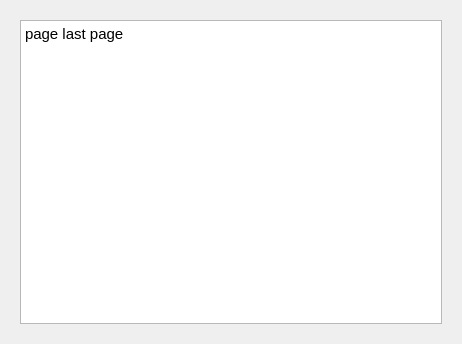
<?xml version="1.0" encoding="UTF-8"?>
<ui version="4.0">
 <class>HelpWindow</class>
 <widget class="QDialog" name="HelpWindow">
  <property name="geometry">
   <rect>
    <x>0</x>
    <y>0</y>
    <width>462</width>
    <height>344</height>
   </rect>
  </property>
  <property name="windowTitle">
   <string>Dialog</string>
  </property>
  <layout class="QHBoxLayout" name="horizontalLayout_3">
   <item>
    <widget class="QStackedWidget" name="stackedWidget">
     <property name="currentIndex">
      <number>2</number>
     </property>
     <widget class="QWidget" name="page">
      <layout class="QHBoxLayout" name="horizontalLayout">
       <item>
        <widget class="QTextBrowser" name="textBrowser">
         <property name="html">
          <string>&lt;!DOCTYPE HTML PUBLIC &quot;-//W3C//DTD HTML 4.0//EN&quot; &quot;http://www.w3.org/TR/REC-html40/strict.dtd&quot;&gt;
&lt;html&gt;&lt;head&gt;&lt;meta name=&quot;qrichtext&quot; content=&quot;1&quot; /&gt;&lt;style type=&quot;text/css&quot;&gt;
p, li { white-space: pre-wrap; }
&lt;/style&gt;&lt;/head&gt;&lt;body style=&quot; font-family:'Ubuntu'; font-size:11pt; font-weight:400; font-style:normal;&quot;&gt;
&lt;p style=&quot; margin-top:0px; margin-bottom:0px; margin-left:0px; margin-right:0px; -qt-block-indent:0; text-indent:0px;&quot;&gt;page 1&lt;/p&gt;
&lt;p style=&quot;-qt-paragraph-type:empty; margin-top:0px; margin-bottom:0px; margin-left:0px; margin-right:0px; -qt-block-indent:0; text-indent:0px;&quot;&gt;&lt;br /&gt;&lt;/p&gt;&lt;/body&gt;&lt;/html&gt;</string>
         </property>
        </widget>
       </item>
      </layout>
     </widget>
     <widget class="QWidget" name="page_3">
      <layout class="QHBoxLayout" name="horizontalLayout_2">
       <item>
        <widget class="QTextBrowser" name="textBrowser_2">
         <property name="html">
          <string>&lt;!DOCTYPE HTML PUBLIC &quot;-//W3C//DTD HTML 4.0//EN&quot; &quot;http://www.w3.org/TR/REC-html40/strict.dtd&quot;&gt;
&lt;html&gt;&lt;head&gt;&lt;meta name=&quot;qrichtext&quot; content=&quot;1&quot; /&gt;&lt;style type=&quot;text/css&quot;&gt;
p, li { white-space: pre-wrap; }
&lt;/style&gt;&lt;/head&gt;&lt;body style=&quot; font-family:'Ubuntu'; font-size:11pt; font-weight:400; font-style:normal;&quot;&gt;
&lt;p style=&quot; margin-top:0px; margin-bottom:0px; margin-left:0px; margin-right:0px; -qt-block-indent:0; text-indent:0px;&quot;&gt;page 2.03&lt;/p&gt;&lt;/body&gt;&lt;/html&gt;</string>
         </property>
        </widget>
       </item>
      </layout>
     </widget>
     <widget class="QWidget" name="page_2">
      <layout class="QHBoxLayout" name="horizontalLayout_4">
       <item>
        <widget class="QTextBrowser" name="textBrowser_3">
         <property name="html">
          <string>&lt;!DOCTYPE HTML PUBLIC &quot;-//W3C//DTD HTML 4.0//EN&quot; &quot;http://www.w3.org/TR/REC-html40/strict.dtd&quot;&gt;
&lt;html&gt;&lt;head&gt;&lt;meta name=&quot;qrichtext&quot; content=&quot;1&quot; /&gt;&lt;style type=&quot;text/css&quot;&gt;
p, li { white-space: pre-wrap; }
&lt;/style&gt;&lt;/head&gt;&lt;body style=&quot; font-family:'Ubuntu'; font-size:11pt; font-weight:400; font-style:normal;&quot;&gt;
&lt;p style=&quot; margin-top:0px; margin-bottom:0px; margin-left:0px; margin-right:0px; -qt-block-indent:0; text-indent:0px;&quot;&gt;page last page&lt;/p&gt;&lt;/body&gt;&lt;/html&gt;</string>
         </property>
        </widget>
       </item>
      </layout>
     </widget>
    </widget>
   </item>
  </layout>
 </widget>
 <resources/>
 <connections/>
</ui>
